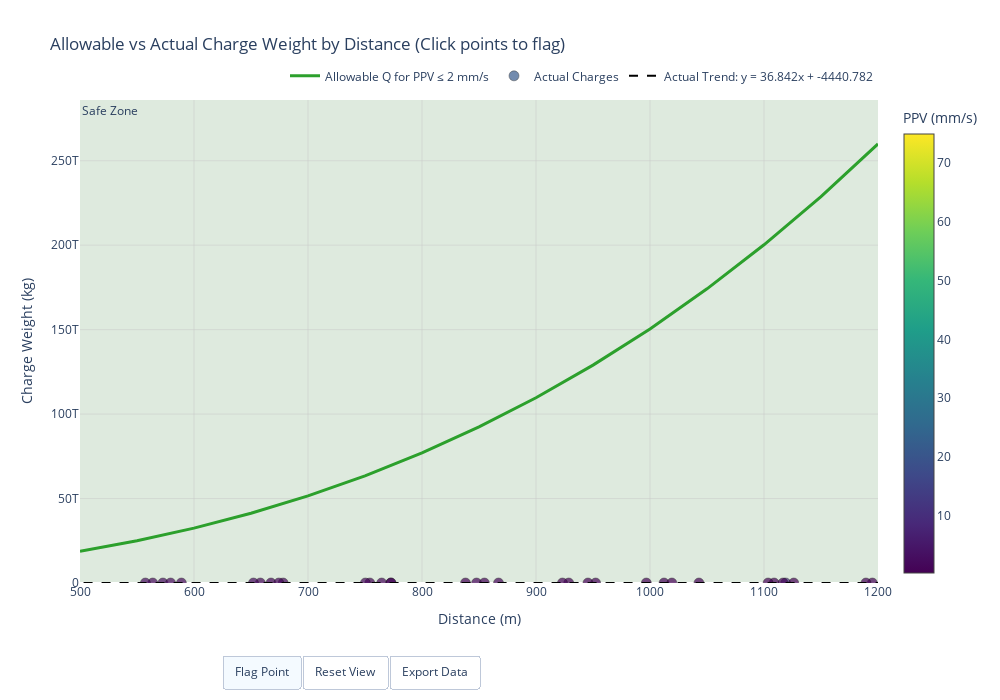

Write notebook code for a chart like this one.
### Code cell
import plotly.graph_objects as go
import numpy as np
import pandas as pd
from plotly.subplots import make_subplots

# Create a copy of the data for flagging
flagged_data = valid_data_fix.copy()
flagged_data['Flagged'] = False  # Initialize flag column

# Calculate trendline
coef = np.polyfit(valid_data_fix['D_m'], valid_data_fix['Q_kg'], 1)
trendline = np.poly1d(coef)
trendline_values = trendline(valid_data_fix['D_m'])

# Create figure
fig = go.Figure()

# Add allowable curve
fig.add_trace(
    go.Scatter(
        x=D_range,
        y=Q_max_list,
        mode='lines',
        name='Allowable Q for PPV ≤ 2 mm/s',
        line=dict(color='#2ca02c', width=3),
        hovertemplate='Distance: %{x}m<br>Max Charge: %{y:.2f}kg<extra></extra>'
    )
)

# Add actual charges with custom hover data
fig.add_trace(
    go.Scatter(
        x=valid_data_fix['D_m'],
        y=valid_data_fix['Q_kg'],
        mode='markers',
        name='Actual Charges',
        marker=dict(
            size=10,
            color=valid_data_fix['PVS_mm_s'],
            colorscale='Viridis',
            opacity=0.7,
            line=dict(width=0.5, color='black'),
            colorbar=dict(title='PPV (mm/s)')
        ),
        customdata=flagged_data.index,  # Store index for flagging
        hovertemplate=(
            '<b>Point ID: %{customdata}</b><br>' +
            'Distance: %{x}m<br>' +
            'Charge: %{y}kg<br>' +
            'PPV: %{marker.color:.2f}mm/s' +
            '<extra></extra>'
        )
    )
)

# Add trendline
fig.add_trace(
    go.Scatter(
        x=valid_data_fix['D_m'],
        y=trendline_values,
        mode='lines',
        name=f'Actual Trend: y = {coef[0]:.3f}x + {coef[1]:.3f}',
        line=dict(color='black', width=2, dash='dash'),
        hovertemplate='Distance: %{x}m<br>Trend Value: %{y:.2f}kg<extra></extra>'
    )
)

# Add safety zone
fig.add_hrect(
    y0=0, y1=max(Q_max_list) * 1.1,  # Extend slightly above max
    fillcolor="rgba(44, 160, 44, 0.1)",
    layer="below",
    line_width=0,
    annotation_text="Safe Zone", 
    annotation_position="top left"
)

# CORRECTED FLAGGING CONTROLS
fig.update_layout(
    updatemenus=[
        dict(
            type="buttons",
            direction="right",
            x=0.5,
            y=-0.15,
            buttons=[
                dict(
                    label="Flag Point",
                    method="update",
                    args=[{"mode": "markers+text"}],
                ),
                # FIXED SYNTAX HERE:
                dict(
                    label="Reset View",
                    method="relayout",
                    args=[{"xaxis.range": [min(D_range), max(D_range)],
                          "yaxis.range": [0, max(Q_max_list)*1.1]}],
                ),
                dict(
                    label="Export Data",
                    method="update",
                    args=[{"visible": True}],
                )
            ]
        )
    ]
)

# Add annotations for flagging
annotations = []
fig.update_layout(annotations=annotations)

# Handle click events for flagging
def flag_point(trace, points, selector):
    if points.point_inds:
        idx = points.point_inds[0]
        point_id = trace.customdata[idx]
        
        # Toggle flag status
        flagged_data.at[point_id, 'Flagged'] = not flagged_data.at[point_id, 'Flagged']
        
        # Add/remove annotation
        if flagged_data.at[point_id, 'Flagged']:
            fig.add_annotation(
                x=trace.x[idx],
                y=trace.y[idx],
                text="⚠️",
                showarrow=True,
                arrowhead=1
            )
        else:
            # Find and remove annotation
            fig.layout.annotations = [
                ann for ann in fig.layout.annotations 
                if not (ann.x == trace.x[idx] and ann.y == trace.y[idx])
            ]

# Attach click handler
fig.data[1].on_click(flag_point)  # Actual charges trace

# Update layout
fig.update_layout(
    title='Allowable vs Actual Charge Weight by Distance (Click points to flag)',
    xaxis_title='Distance (m)',
    yaxis_title='Charge Weight (kg)',
    height=700,
    width=1000,
    hovermode='closest',
    showlegend=True,
    legend=dict(
        orientation="h",
        yanchor="bottom",
        y=1.02,
        xanchor="right",
        x=1
    ),
    plot_bgcolor='rgba(240,240,240,0.8)',
)

# Configure axes
fig.update_xaxes(
    showgrid=True, 
    gridwidth=1, 
    gridcolor='rgba(200,200,200,0.5)',
    range=[min(D_range), max(D_range)]  # Initial view
)
fig.update_yaxes(
    showgrid=True, 
    gridwidth=1, 
    gridcolor='rgba(200,200,200,0.5)',
    range=[0, max(Q_max_list)*1.1]  # Initial view
)

# Show figure
fig.show()

# After inspection, save flagged data
flagged_data.to_csv('flagged_charge_data.csv', index=False)
print("Flagged data saved to 'flagged_charge_data.csv'")

### Figure 1 — Plotly figure (JSON) as saved in the notebook; plotly's stock layout.template omitted (floating-point values rounded to 4 significant figures)
{"data": [{"hovertemplate": "Distance: %{x}m<br>Max Charge: %{y:.2f}kg<extra></extra>", "line": {"color": "#2ca02c", "width": 3}, "mode": "lines", "name": "Allowable Q for PPV ≤ 2 mm/s", "type": "scatter", "x": [500, 550, 600, 650, 700, 750, 800, 850, 900, 950, 1000, 1050, 1100, 1150, 1200], "y": [18810000000000.0, 25030000000000.0, 32500000000000.0, 41320000000000.0, 51600000000000.0, 63470000000000.0, 77030000000000.0, 92390000000000.0, 109700000000000.0, 129000000000000.0, 150400000000000.0, 174200000000000.0, 200200000000000.0, 228800000000000.0, 260000000000000.0]}, {"customdata": [0, 1, 2, 3, 4, 5, 6, 7, 8, 9, 10, 11, 12, 13, 14, 15, 16, 17, 18, 19, 20, 21, 22, 23, 24, 25, 26, 27, 28, 29, 30, 31, 32, 33, 34, 35, 36, 37, 38, 39, 40, 41, 42, 43, 44, 45, 46, 47, 48, 49, 50, 51, 52, 53, 54, 55, 56, 57, 58, 59, 60, 61, 62, 63, 64, 65, 66, 67, 68, 69, 70, 71, 72, 73, 74, 75, 76, 77, 78], "hovertemplate": "<b>Point ID: %{customdata}</b><br>Distance: %{x}m<br>Charge: %{y}kg<br>PPV: %{marker.color:.2f}mm/s<extra></extra>", "marker": {"color": [21.53, 3.05, 8.7, 1.97, 1.71, 1.71, 1.27, 0.76, 0.44, 0.44, 0.38, 0.57, 0.32, 0.32, 0.51, 70.23, 5.27, 14.03, 3.75, 2.6, 2.41, 2.22, 1.71, 0.7, 0.57, 0.57, 0.7, 0.57, 0.64, 1.02, 0.44, 40.51, 4.83, 15.88, 4.0, 3.18, 2.86, 1.03, 1.46, 0.89, 0.64, 10.52, 0.76, 0.64, 0.7, 1.14, 0.51, 19.94, 4.06, 10.92, 2.79, 1.71, 1.84, 1.59, 1.14, 0.64, 0.57, 0.44, 18.64, 0.64, 0.44, 0.83, 0.38, 74.93, 3.24, 8.57, 1.91, 1.59, 2.03, 1.27, 1.02, 0.64, 0.44, 0.32, 0.25, 51.68, 0.32, 0.32, 0.57], "colorbar": {"title": {"text": "PPV (mm/s)"}}, "colorscale": [[0, "#440154"], [0.1111, "#482878"], [0.2222, "#3e4989"], [0.3333, "#31688e"], [0.4444, "#26828e"], [0.5556, "#1f9e89"], [0.6667, "#35b779"], [0.7778, "#6ece58"], [0.8889, "#b5de2b"], [1, "#fde725"]], "line": {"color": "black", "width": 0.5}, "opacity": 0.7, "size": 10}, "mode": "markers", "name": "Actual Charges", "type": "scatter", "x": [105.6, 202.8, 289.4, 376.2, 474.2, 563.8, 658.2, 754.2, 838.2, 928.7, 1109.0, 1195.0, 1319.0, 1468.0, 1694.0, 51.74, 191.9, 280.4, 368.3, 467.5, 557.4, 652.1, 750.3, 923.2, 996.8, 1104.0, 1189.0, 1313.0, 1460.0, 1683.0, 1826.0, 82.84, 207.8, 296.3, 384.1, 482.9, 572.7, 667.5, 764.6, 847.9, 1012.0, 1119.0, 1205.0, 1329.0, 1477.0, 1701.0, 1845.0, 192.4, 318.4, 405.2, 492.1, 589.0, 678.2, 772.6, 867.1, 952.3, 1043.0, 1117.0, 1223.0, 1309.0, 1433.0, 1811.0, 1955.0, 52.89, 213.7, 302.5, 390.5, 489.6, 579.5, 674.4, 772.9, 854.7, 945.6, 1019.0, 1126.0, 1212.0, 1336.0, 1481.0, 1704.0], "y": [1250.0, 1250.0, 1250.0, 1250.0, 1250.0, 1250.0, 1250.0, 1250.0, 1250.0, 1250.0, 1250.0, 1250.0, 1250.0, 1250.0, 1250.0, 2000.0, 2000.0, 2000.0, 2000.0, 2000.0, 2000.0, 2000.0, 2000.0, 2000.0, 2000.0, 2000.0, 2000.0, 2000.0, 2000.0, 2000.0, 2000.0, 1500.0, 1500.0, 1500.0, 1500.0, 1500.0, 1500.0, 1500.0, 1500.0, 1500.0, 1500.0, 1500.0, 1500.0, 1500.0, 1500.0, 1500.0, 1500.0, 9169.0, 1086.0, 21570.0, 1697.0, 948.5, 1713.0, 1813.0, 1196.0, 422.4, 425.5, 288.7, 2019000.0, 1098.0, 610.3, 5270.0, 1107.0, 1000.0, 1000.0, 1000.0, 1000.0, 1000.0, 1000.0, 1000.0, 1000.0, 1000.0, 1000.0, 1000.0, 1000.0, 1000.0, 1000.0, 1000.0, 1000.0]}, {"hovertemplate": "Distance: %{x}m<br>Trend Value: %{y:.2f}kg<extra></extra>", "line": {"color": "black", "dash": "dash", "width": 2}, "mode": "lines", "name": "Actual Trend: y = 36.842x + -4440.782", "type": "scatter", "x": [105.6, 202.8, 289.4, 376.2, 474.2, 563.8, 658.2, 754.2, 838.2, 928.7, 1109.0, 1195.0, 1319.0, 1468.0, 1694.0, 51.74, 191.9, 280.4, 368.3, 467.5, 557.4, 652.1, 750.3, 923.2, 996.8, 1104.0, 1189.0, 1313.0, 1460.0, 1683.0, 1826.0, 82.84, 207.8, 296.3, 384.1, 482.9, 572.7, 667.5, 764.6, 847.9, 1012.0, 1119.0, 1205.0, 1329.0, 1477.0, 1701.0, 1845.0, 192.4, 318.4, 405.2, 492.1, 589.0, 678.2, 772.6, 867.1, 952.3, 1043.0, 1117.0, 1223.0, 1309.0, 1433.0, 1811.0, 1955.0, 52.89, 213.7, 302.5, 390.5, 489.6, 579.5, 674.4, 772.9, 854.7, 945.6, 1019.0, 1126.0, 1212.0, 1336.0, 1481.0, 1704.0], "y": [-550.3, 3029.0, 6220.0, 9418.0, 13030.0, 16330.0, 19810.0, 23350.0, 26440.0, 29770.0, 36410.0, 39590.0, 44140.0, 49660.0, 57970.0, -2535.0, 2629.0, 5891.0, 9127.0, 12780.0, 16090.0, 19590.0, 23200.0, 29570.0, 32280.0, 36220.0, 39380.0, 43940.0, 49330.0, 57550.0, 62850.0, -1389.0, 3216.0, 6475.0, 9710.0, 13350.0, 16660.0, 20150.0, 23730.0, 26800.0, 32850.0, 36790.0, 39960.0, 44520.0, 49970.0, 58240.0, 63530.0, 2648.0, 7291.0, 10490.0, 13690.0, 17260.0, 20550.0, 24020.0, 27510.0, 30640.0, 33980.0, 36700.0, 40620.0, 43800.0, 48360.0, 62290.0, 67570.0, -2492.0, 3433.0, 6704.0, 9946.0, 13600.0, 16910.0, 20410.0, 24030.0, 27050.0, 30400.0, 33110.0, 37050.0, 40200.0, 44770.0, 50130.0, 58330.0]}], "layout": {"annotations": [{"showarrow": false, "text": "Safe Zone", "x": 0, "xanchor": "left", "xref": "x domain", "y": 286000000000000.0, "yanchor": "top", "yref": "y"}], "height": 700, "hovermode": "closest", "legend": {"orientation": "h", "x": 1, "xanchor": "right", "y": 1.02, "yanchor": "bottom"}, "plot_bgcolor": "rgba(240,240,240,0.8)", "shapes": [{"fillcolor": "rgba(44, 160, 44, 0.1)", "layer": "below", "line": {"width": 0}, "type": "rect", "x0": 0, "x1": 1, "xref": "x domain", "y0": 0, "y1": 286000000000000.0, "yref": "y"}], "showlegend": true, "title": {"text": "Allowable vs Actual Charge Weight by Distance (Click points to flag)"}, "updatemenus": [{"buttons": [{"args": [{"mode": "markers+text"}], "label": "Flag Point", "method": "update"}, {"args": [{"xaxis.range": [500, 1200], "yaxis.range": [0, 286000000000000.0]}], "label": "Reset View", "method": "relayout"}, {"args": [{"visible": true}], "label": "Export Data", "method": "update"}], "direction": "right", "type": "buttons", "x": 0.5, "y": -0.15}], "width": 1000, "xaxis": {"gridcolor": "rgba(200,200,200,0.5)", "gridwidth": 1, "range": [500, 1200], "showgrid": true, "title": {"text": "Distance (m)"}}, "yaxis": {"gridcolor": "rgba(200,200,200,0.5)", "gridwidth": 1, "range": [0, 286000000000000.0], "showgrid": true, "title": {"text": "Charge Weight (kg)"}}}}
